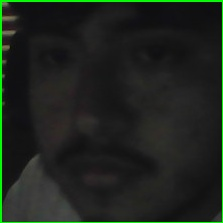
#> input picture Deteccion facial EF/rostros_conocidos/python registrar_empleado.py MArio/foto_00.jpg, 223 x 223 px, given in place of the camera
$ jupyter execute registrar_empleado.ipynb
#> lines starting #> are read from the running program, lines starting #| are printed output that depends on the picture
[cell 1]
import cv2
import os

# Ruta donde se guardarán los rostros
base_path = 'rostros_conocidos'
if not os.path.exists(base_path):
    os.makedirs(base_path)

# Inicializar el clasificador Haar
face_cascade = cv2.CascadeClassifier(cv2.data.haarcascades + 'haarcascade_frontalface_default.xml')

# Variables para la interfaz
nombre_usuario = ""
escribiendo_nombre = True
guardar_foto = False
contador = 0
face_id = 1

# Coordenadas del botón guardar
boton_coords = (10, 10, 200, 50)

# Función de evento del mouse
def click_event(event, x, y, flags, param):
    global guardar_foto
    x1, y1, x2, y2 = boton_coords
    if event == cv2.EVENT_LBUTTONDOWN and x1 <= x <= x2 and y1 <= y <= y2:
        guardar_foto = True

# Iniciar la cámara
cap = cv2.VideoCapture(0)
cv2.namedWindow("Registrar Empleado")
cv2.setMouseCallback("Registrar Empleado", click_event)

while True:
    ret, frame = cap.read()
#> frame is the input picture: shape (223, 223, 3); mean B, G, R 29.1, 36, 29.6
    if not ret:
        break

    gris = cv2.cvtColor(frame, cv2.COLOR_BGR2GRAY)
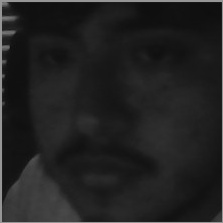
#> gris: shape (223, 223); min 10, max 154, mean 33.3
    rostros = face_cascade.detectMultiScale(gris, scaleFactor=1.1, minNeighbors=5)
#> rostros = ()

    # Mostrar campo de texto simulado
    cv2.rectangle(frame, (10, 60), (400, 100), (255, 255, 255), -1)
    cv2.putText(frame, f"Nombre: {nombre_usuario}", (15, 90), cv2.FONT_HERSHEY_SIMPLEX, 0.8, (0, 0, 0), 2)

    # Dibujar botón
    x1, y1, x2, y2 = boton_coords
    cv2.rectangle(frame, (x1, y1), (x2, y2), (0, 128, 255), -1)
    cv2.putText(frame, "Guardar Foto", (x1 + 20, y1 + 30), cv2.FONT_HERSHEY_SIMPLEX, 0.6, (255, 255, 255), 2)
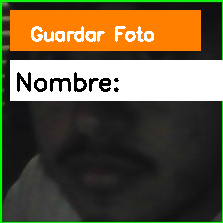
#> frame: shape (223, 223, 3); mean B, G, R 65.5, 90.3, 102

    for (x, y, w, h) in rostros:
        cv2.rectangle(frame, (x, y), (x+w, y+h), (0,255,0), 2)
        rostro = gris[y:y+h, x:x+w]
        rostro = cv2.resize(rostro, (150, 150))

        if guardar_foto and nombre_usuario.strip() != "":
            persona_path = os.path.join(base_path, nombre_usuario.strip())
            if not os.path.exists(persona_path):
                os.makedirs(persona_path)

            nombre_archivo = f"{nombre_usuario}_{contador}.jpg"
            cv2.imwrite(os.path.join(persona_path, nombre_archivo), rostro)
            print(f"✅ Imagen guardada en: {persona_path}/{nombre_archivo}")
            contador += 1
            guardar_foto = False
#> this loop made 0 passes
#> after the loop, contador = 0; guardar_foto = False

    cv2.imshow("Registrar Empleado", frame)

    key = cv2.waitKey(1) & 0xFF
#> (key q is pressed here)

    if escribiendo_nombre:
        if 32 <= key <= 126:
            nombre_usuario += chr(key)
#> nombre_usuario = 'q'
        elif key == 8 and len(nombre_usuario) > 0:  # Retroceso
            nombre_usuario = nombre_usuario[:-1]
    if key == 13:  # Enter para confirmar nombre
        escribiendo_nombre = False
    if key in [ord('q'), ord('Q')]:
        break

cap.release()
cv2.destroyAllWindows()

$ run again, on Deteccion facial EF/rostros_conocidos/python registrar_empleado.py MArio/foto_01.jpg
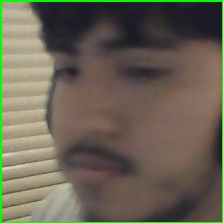
#> input picture Deteccion facial EF/rostros_conocidos/python registrar_empleado.py MArio/foto_01.jpg, 223 x 223 px, given in place of the camera
#> frame is the input picture: shape (223, 223, 3); mean B, G, R 83.5, 98.8, 104.5
#> `gris = cv2.cvtColor(frame, cv2.COLOR_BGR2GRAY)`:
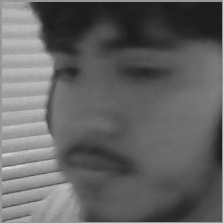
#> gris: shape (223, 223); min 25, max 219, mean 98.8
#> rostros = ()
#> `cv2.putText(frame, "Guardar Foto", (x1 + 20, y1 + 30), cv2.FONT_HERSHE..`:
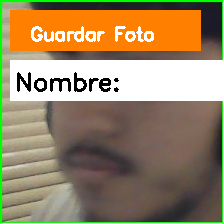
#> frame: shape (223, 223, 3); mean B, G, R 102.5, 133.7, 153.8
#> after the loop `for (x, y, w, h) in rostros:`: contador = 0; guardar_foto = False
#> nombre_usuario = 'q'

$ run again, on Deteccion facial EF/rostros_conocidos/python registrar_empleado.py MArio/foto_02.jpg
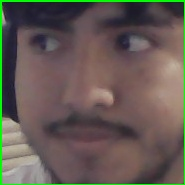
#> input picture Deteccion facial EF/rostros_conocidos/python registrar_empleado.py MArio/foto_02.jpg, 185 x 185 px, given in place of the camera
#> frame is the input picture: shape (185, 185, 3); mean B, G, R 83.6, 90.7, 100.1
#> `gris = cv2.cvtColor(frame, cv2.COLOR_BGR2GRAY)`:
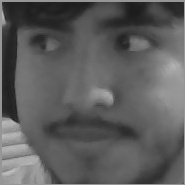
#> gris: shape (185, 185); min 25, max 193, mean 92.7
#> rostros = ()
#> `cv2.putText(frame, "Guardar Foto", (x1 + 20, y1 + 30), cv2.FONT_HERSHE..`:
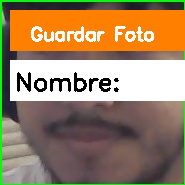
#> frame: shape (185, 185, 3); mean B, G, R 101.9, 132.7, 158.2
#> after the loop `for (x, y, w, h) in rostros:`: contador = 0; guardar_foto = False
#> nombre_usuario = 'q'

$ run again, on Deteccion facial EF/rostros_conocidos/python registrar_empleado.py MArio/foto_03.jpg
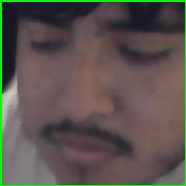
#> input picture Deteccion facial EF/rostros_conocidos/python registrar_empleado.py MArio/foto_03.jpg, 186 x 186 px, given in place of the camera
#> frame is the input picture: shape (186, 186, 3); mean B, G, R 78.2, 83.8, 91.2
#> `gris = cv2.cvtColor(frame, cv2.COLOR_BGR2GRAY)`:
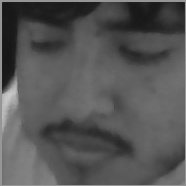
#> gris: shape (186, 186); min 19, max 202, mean 85.3
#> rostros = ()
#> `cv2.putText(frame, "Guardar Foto", (x1 + 20, y1 + 30), cv2.FONT_HERSHE..`:
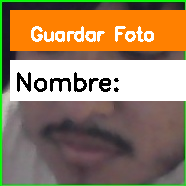
#> frame: shape (186, 186, 3); mean B, G, R 100.1, 129.6, 154
#> after the loop `for (x, y, w, h) in rostros:`: contador = 0; guardar_foto = False
#> nombre_usuario = 'q'
